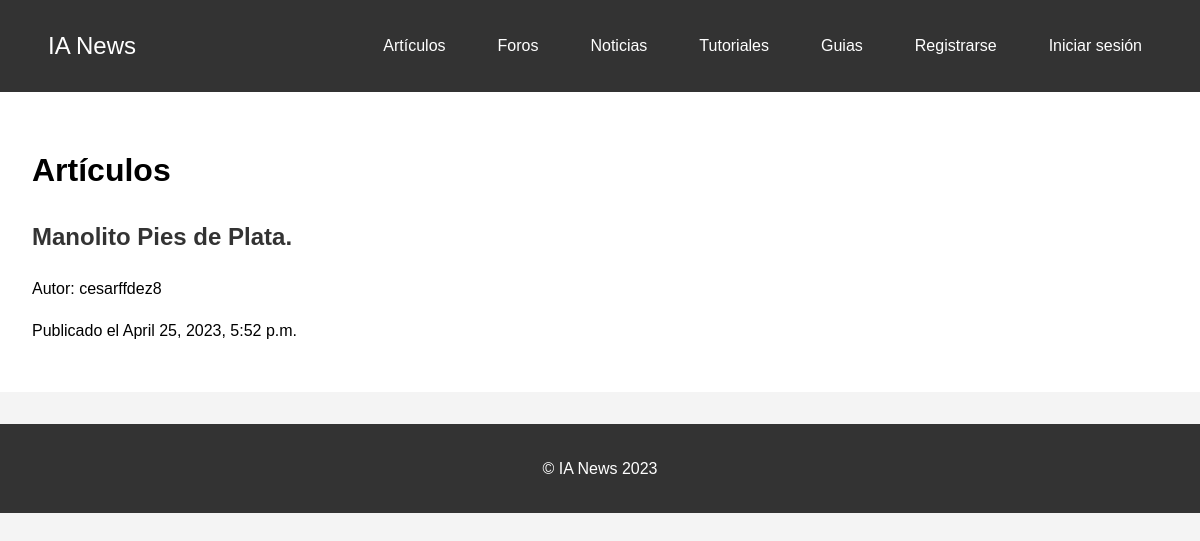
Before: /articulos/ with the older database file.
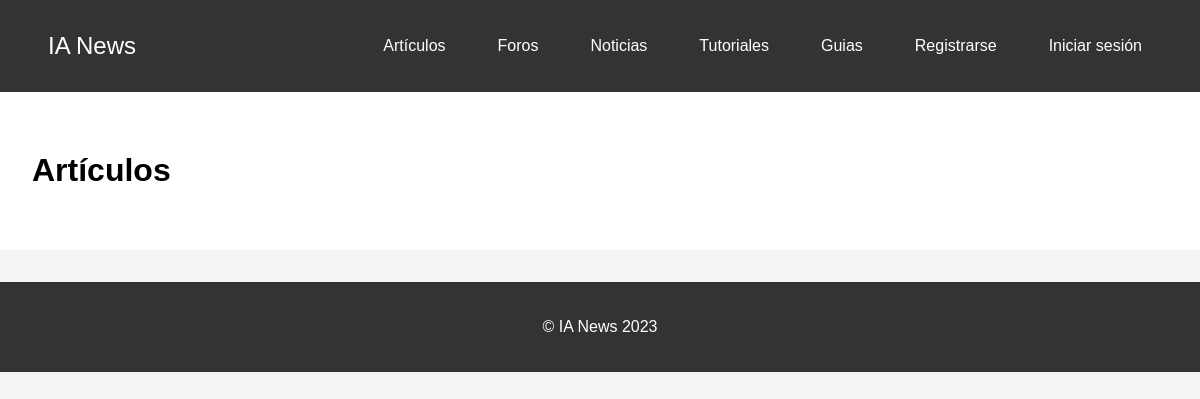
After: the same page with the newer database file.
### articulos/models.py (models this page shows, shortened)
class Articulo(models.Model):
    titulo = models.CharField(max_length=200)
    contenido = models.TextField()
    autor = models.ForeignKey(User, on_delete=models.CASCADE)
    fecha_publicacion = models.DateTimeField(auto_now_add=True)
    etiquetas = models.CharField(max_length=100, default='Sin etiquetas')

### articulos/views.py (the view)
# urls.py: path('', views.lista_articulos, name='lista_articulos'),
def lista_articulos(request):
    articulos = Articulo.objects.all().order_by('-fecha_publicacion')
    return render(request, 'lista_articulos.html', {'articulos': articulos})

### articulos/templates/lista_articulos.html (shortened to what this page needs)
{% extends 'base.html' %}
{% block content %}
    <h1>Artículos</h1>
    {% for articulo in articulos %}
        <div>
            <h2><a href="{% url 'detalle_articulo' pk=articulo.pk %}">{{ articulo.titulo }}</a></h2>
            <p>Autor: {{ articulo.autor.username }}</p>
            <p>Publicado el {{ articulo.fecha_publicacion }}</p>
        </div>
    {% endfor %}
{% endblock %}

### templates/base.html (shortened to what this page needs)
<!DOCTYPE html>
{% load static %}
<html lang="en">
<head>
    <link rel="stylesheet" href="{% static 'css/estilos.css' %}">
    <link rel="stylesheet" href="{% static 'css/navbar.css' %}">
</head>
<body>
    <header>
        <nav class="navbar">
            <a href="{% url 'lista_articulos' %}" class="navbar-brand">IA News</a>
            <ul class="navbar-nav">
                <li><a href="{% url 'lista_articulos' %}">Artículos</a></li>
                <li><a href="{% url 'lista_temas' %}">Foros</a></li>
                <li><a href="{% url 'lista_noticias' %}">Noticias</a></li>
                <li><a href="{% url 'lista_tutoriales' %}">Tutoriales</a></li>
                <li><a href="{% url 'lista_guias' %}">Guias</a></li>
                {% if user.is_authenticated %}
                    <li><a href="{% url 'logout' %}">Cerrar sesión ({{ user.username }})</a></li>
                {% else %}
                    <li><a href="{% url 'registro' %}">Registrarse</a></li>
                    <li><a href="{% url 'login' %}">Iniciar sesión</a></li>
                {% endif %}
            </ul>
        </nav>
    </header>
    <main>
        {% block content %}{% endblock %}
    </main>
    <footer>
        <p>&copy; IA News 2023</p>
    </footer>
</body>
</html>

### static/css/estilos.css (style rules this page uses)
body { font-family: Arial, sans-serif; margin: 0; padding: 0; line-height: 1.6; background-color: #f4f4f4; }
header { background-color: #333; padding: 1rem; text-align: center; }
header a { color: #ffffff; text-decoration: none; }
header li { display: inline; padding: 0 10px; }
header ul { padding-left: 0; }
main { padding: 2rem; background-color: #ffffff; margin-bottom: 2rem; }
footer { background-color: #333; color: #ffffff; text-align: center; padding: 1rem; }
a { color: #333; text-decoration: none; }

### static/css/navbar.css (style rules this page uses)
body { font-family: Arial, sans-serif; margin: 0; padding: 0; }
.navbar { background-color: #333; display: flex; align-items: center; justify-content: space-between; padding: 0 2rem; height: 60px; }
.navbar-brand { color: #fff; text-decoration: none; font-size: 24px; }
.navbar-nav { list-style: none; display: flex; margin: 0; padding: 0; }
.navbar-nav li { margin-left: 2rem; }
.navbar-nav li a { color: #fff; text-decoration: none; display: block; }

Changed rows visible on the page:
removed Articulo: titulo "Manolito Pies de Plata.", autor.username "cesarffdez8", fecha_publicacion "April 25, 2023, 5:52 p.m."
